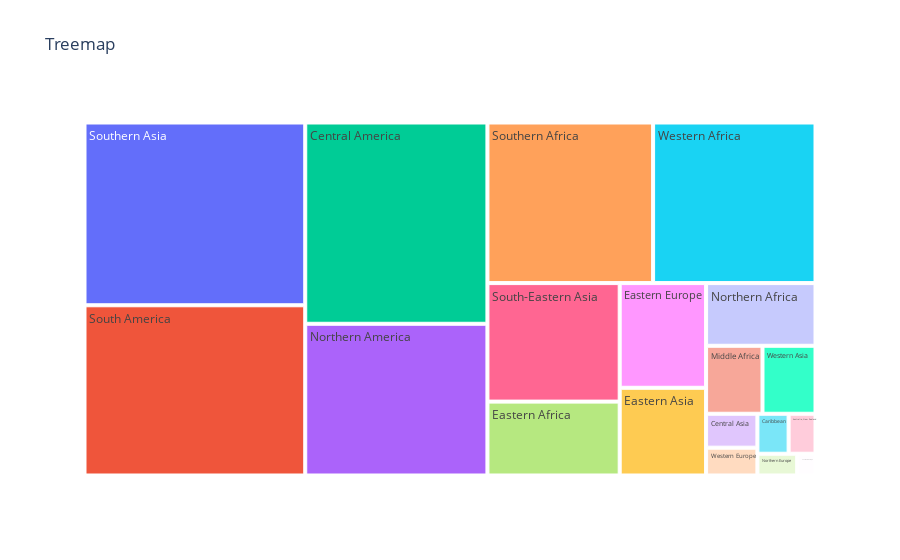

Notebook source saved alongside this figure:
### Code cell
fig = px.treemap(df, path = ["Category"], values = "Value", title = "Treemap")
fig.update_traces(hovertemplate = "Category: %{labels}<br>Value:%{value}")
fig.show()

### Figure 1 — Plotly figure (JSON) as saved in the notebook; plotly's stock layout.template omitted (floating-point values rounded to 4 significant figures)
{"data": [{"branchvalues": "total", "domain": {"x": [0, 1], "y": [0, 1]}, "hovertemplate": "Category: %{labels}<br>Value:%{value}", "ids": ["Australia, New Zealand", "Caribbean", "Central America", "Central Asia", "Eastern Africa", "Eastern Asia", "Eastern Europe", "Middle Africa", "Northern Africa", "Northern America", "Northern Europe", "South America", "South-Eastern Asia", "Southern Africa", "Southern Asia", "Southern Europe", "Western Africa", "Western Asia", "Western Europe"], "labels": ["Australia, New Zealand", "Caribbean", "Central America", "Central Asia", "Eastern Africa", "Eastern Asia", "Eastern Europe", "Middle Africa", "Northern Africa", "Northern America", "Northern Europe", "South America", "South-Eastern Asia", "Southern Africa", "Southern Asia", "Southern Europe", "Western Africa", "Western Asia", "Western Europe"], "name": "", "parents": ["", "", "", "", "", "", "", "", "", "", "", "", "", "", "", "", "", "", ""], "type": "treemap", "values": [173.5, 201.5, 5921.0, 281.2, 1578.0, 1223.0, 1460.0, 619.2, 1108.0, 4463.0, 139.8, 6067.0, 2531.0, 4296.0, 6515.0, 64.29, 4211.0, 581.9, 230.6]}], "layout": {"autosize": true, "legend": {"tracegroupgap": 0}, "title": {"text": "Treemap"}}}
